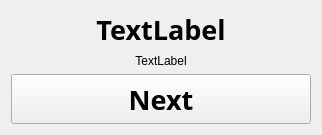
         <widget class="QWidget" name="page_2">
          <layout class="QGridLayout" name="gridLayout_9" rowstretch="1,3,0">
           <item row="1" column="0">
            <widget class="QLabel" name="sally_anne_image_placeholder">
             <property name="text">
              <string>TextLabel</string>
             </property>
             <property name="alignment">
              <set>Qt::AlignCenter</set>
             </property>
            </widget>
           </item>
           <item row="0" column="0">
            <widget class="QLabel" name="sally_anne_image_caption">
             <property name="font">
              <font>
               <family>Amble</family>
               <pointsize>20</pointsize>
               <weight>75</weight>
               <bold>true</bold>
              </font>
             </property>
             <property name="text">
              <string>TextLabel</string>
             </property>
             <property name="alignment">
              <set>Qt::AlignCenter</set>
             </property>
            </widget>
           </item>
           <item row="2" column="0">
            <widget class="QPushButton" name="sally_anne_next_button">
             <property name="sizePolicy">
              <sizepolicy hsizetype="Fixed" vsizetype="Fixed">
               <horstretch>0</horstretch>
               <verstretch>0</verstretch>
              </sizepolicy>
             </property>
             <property name="minimumSize">
              <size>
               <width>300</width>
               <height>50</height>
              </size>
             </property>
             <property name="maximumSize">
              <size>
               <width>300</width>
               <height>50</height>
              </size>
             </property>
             <property name="font">
              <font>
               <family>Amble</family>
               <pointsize>20</pointsize>
               <weight>75</weight>
               <bold>true</bold>
              </font>
             </property>
             <property name="autoFillBackground">
              <bool>false</bool>
             </property>
             <property name="text">
              <string>Next</string>
             </property>
            </widget>
           </item>
          </layout>
         </widget>
